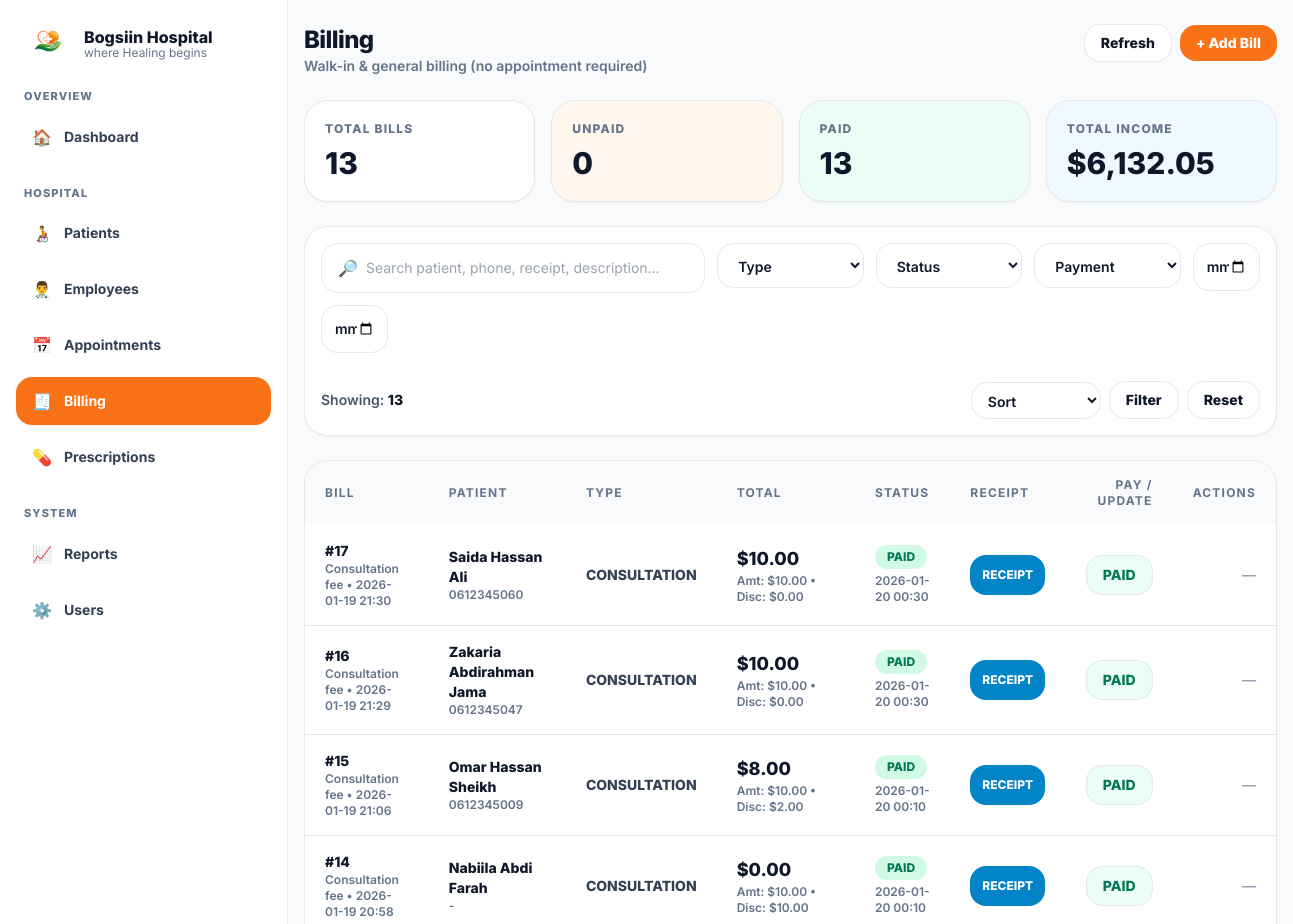
Page /billing/view.php (signed in, upper part) on the earlier database version.
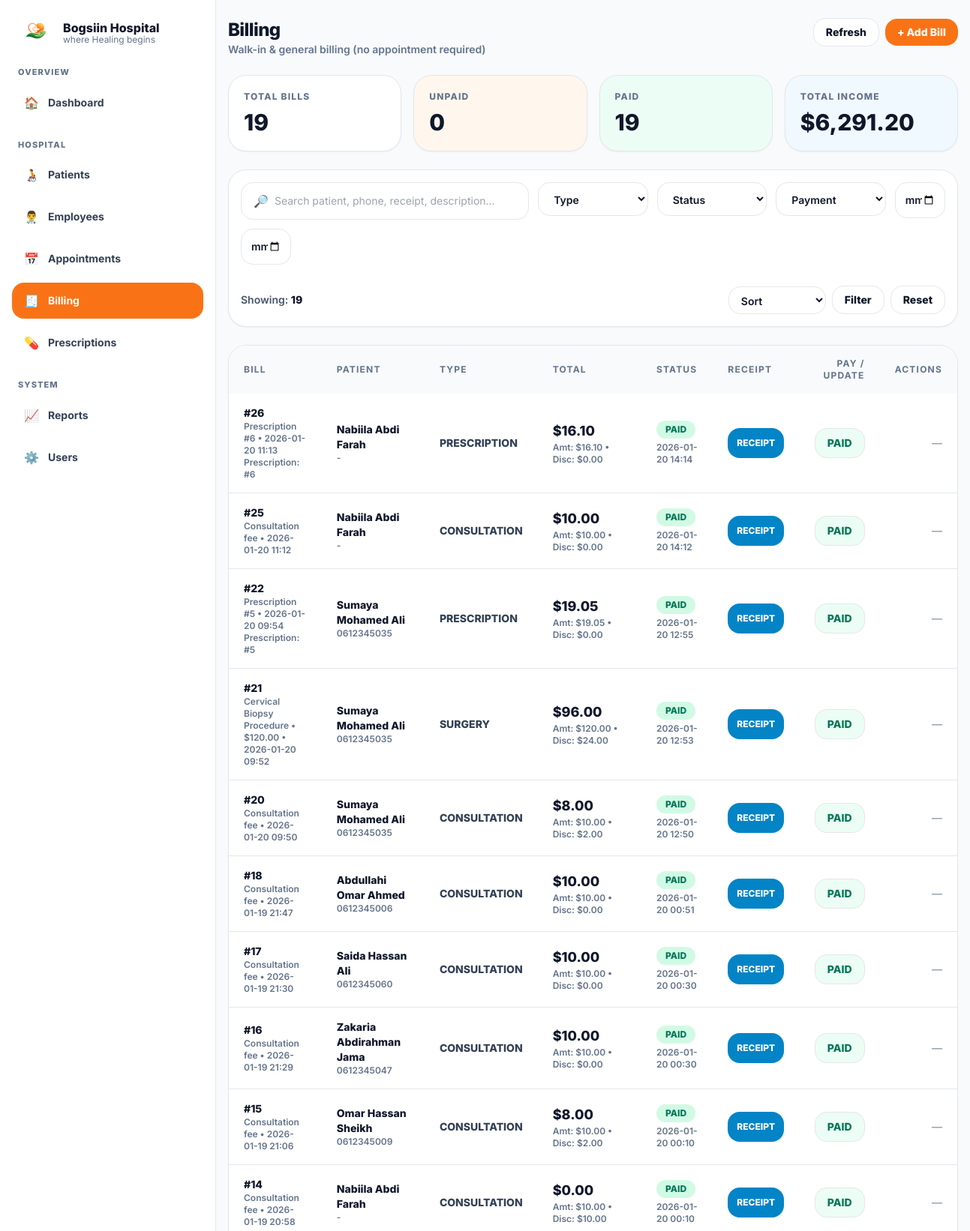
Same page on the later database version.
### tables this page shows
CREATE TABLE `bills` (
  `id` int(11) NOT NULL,
  `appointment_id` int(11) DEFAULT NULL,
  `patient_id` int(11) NOT NULL,
  `employee_id` int(11) DEFAULT NULL,
  `prescription_id` int(11) DEFAULT NULL,
  `bill_type` enum('CONSULTATION','PRESCRIPTION','SURGERY','OTHER') NOT NULL DEFAULT 'OTHER',
  `description` varchar(255) DEFAULT NULL,
  `amount` decimal(10,2) NOT NULL DEFAULT 0.00,
  `discount` decimal(10,2) NOT NULL DEFAULT 0.00,
  `total` decimal(10,2) NOT NULL DEFAULT 0.00,
  `status` enum('UNPAID','PAID') NOT NULL DEFAULT 'UNPAID',
  `payment_method` enum('CASH','EVCPLUS','CARD','BANK') DEFAULT NULL,
  `receipt_no` varchar(40) DEFAULT NULL,
  `paid_at` datetime DEFAULT NULL,
  `created_at` timestamp NOT NULL DEFAULT current_timestamp()
);

CREATE TABLE `patients` (
  `id` int(11) NOT NULL,
  `patient_code` varchar(30) DEFAULT NULL,
  `full_name` varchar(120) NOT NULL,
  `gender` enum('Male','Female') NOT NULL,
  `date_of_birth` date DEFAULT NULL,
  `phone` varchar(30) DEFAULT NULL,
  `address` text DEFAULT NULL,
  `emergency_contact_name` varchar(120) DEFAULT NULL,
  `emergency_contact_phone` varchar(30) DEFAULT NULL,
  `created_at` timestamp NOT NULL DEFAULT current_timestamp()
);

### billing/view.php (the view, shortened to what the changed rows need)
<?php
require_once __DIR__ . "/../includes/db.php";
function h($s){ return htmlspecialchars((string)$s, ENT_QUOTES, 'UTF-8'); }
$focusBillId = null;
$sort = trim($_GET["sort"] ?? "");
$where = [];
$params = [];
$whereSql = $where ? ("WHERE ".implode(" AND ", $where)) : "";
$allowedSort = [
  'id_asc' => 'b.id ASC',
  'id_desc' => 'b.id DESC',
  'patient_asc' => 'p.full_name ASC',
  'patient_desc' => 'p.full_name DESC',
  'created_asc' => 'b.created_at ASC',
  'created_desc' => 'b.created_at DESC',
];
$orderBy = $allowedSort[$sort] ?? 'b.created_at DESC';
$totalBills = (int)$pdo->query("SELECT COUNT(*) FROM bills")->fetchColumn();
$paidBills = (int)$pdo->query("SELECT COUNT(*) FROM bills WHERE status='PAID'")->fetchColumn();
$incomeTotal = (float)$pdo->query("SELECT COALESCE(SUM(total),0) FROM bills WHERE status='PAID'")->fetchColumn();
$sql = "
  SELECT
    b.*,
    p.full_name AS patient_name, p.phone AS patient_phone,
    e.full_name AS employee_name, e.job_title
  FROM bills b
  JOIN patients p ON p.id=b.patient_id
  LEFT JOIN employees e ON e.id=b.employee_id
  $whereSql
  ORDER BY " . $orderBy . "
  LIMIT 300
";
$stmt = $pdo->prepare($sql);
$stmt->execute($params);
$rows = $stmt->fetchAll(PDO::FETCH_ASSOC) ?: [];
include_once __DIR__ . "/../includes/header.php";
?>
 <div class="min-h-screen bg-slate-50 md:pl-72">
<div class="md:flex min-h-screen">
  <div class="flex-1">
    <div class="mx-auto max-w-6xl px-4 py-6">
      <section class="mt-6 grid gap-4 md:grid-cols-4">
        <div class="rounded-3xl border bg-white p-5 shadow-sm">
          <div class="text-xs font-extrabold tracking-widest text-slate-500">TOTAL BILLS</div>
          <div class="mt-2 text-3xl font-extrabold"><?php echo $totalBills; ?></div>
        </div>
        <div class="rounded-3xl border bg-emerald-50 p-5 shadow-sm">
          <div class="text-xs font-extrabold tracking-widest text-slate-500">PAID</div>
          <div class="mt-2 text-3xl font-extrabold"><?php echo $paidBills; ?></div>
        </div>
        <div class="rounded-3xl border bg-sky-50 p-5 shadow-sm">
          <div class="text-xs font-extrabold tracking-widest text-slate-500">TOTAL INCOME</div>
          <div class="mt-2 text-3xl font-extrabold">$<?php echo number_format($incomeTotal, 2); ?></div>
        </div>
      </section>
      <section class="mt-6 rounded-3xl border bg-white p-4 shadow-sm">
        <form class="grid gap-3 lg:grid-cols-12" method="GET">
          <div class="lg:col-span-12 flex items-center justify-between pt-1 text-sm">
            <div class="font-semibold text-slate-600">Showing:
              <span class="font-extrabold text-slate-900"><?php echo count($rows); ?></span>
            </div>
          </div>
        </form>
      </section>
      <section class="mt-6 rounded-3xl border bg-white shadow-sm overflow-hidden">
        <div class="overflow-x-auto">
          <table class="w-full text-left text-sm">
           <thead class="bg-slate-50 text-xs font-extrabold tracking-widest text-slate-500">
  <tr>
    <th class="px-5 py-4">BILL</th>
    <th class="px-5 py-4">PATIENT</th>
    <th class="px-5 py-4">TYPE</th>
    <th class="px-5 py-4">TOTAL</th>
    <th class="px-5 py-4">STATUS</th>
    <th class="px-5 py-4">RECEIPT</th>
    <th class="px-5 py-4 text-right">PAY / UPDATE</th>
    <th class="px-5 py-4 text-right">ACTIONS</th>
  </tr>
</thead>
            <tbody class="divide-y">
              <?php if (!$rows): ?>
                <tr><td colspan="7" class="px-5 py-10 text-center text-slate-500 font-semibold">No bills found.</td></tr>
              <?php else: ?>
                <?php foreach ($rows as $r): ?>
                  <?php
                    $badge = ($r["status"] === "PAID") ? "bg-emerald-100 text-emerald-700" : "bg-orange-100 text-orange-700";
                    $receipt = $r["receipt_no"] ?? "";
                    $isPaid = (($r["status"] ?? "") === "PAID");
                  ?>
                  <tr class="hover:bg-slate-50/60 <?php echo ($focusBillId && (int)$r["id"]===$focusBillId) ? "bg-amber-50/60" : ""; ?>">
                    <td class="px-5 py-4">
                      <div class="font-extrabold text-slate-900">#<?php echo (int)$r["id"]; ?></div>
                      <div class="text-xs font-semibold text-slate-500">
                        <?php echo h($r["description"] ?? "—"); ?>
                        • <?php echo h(date("Y-m-d H:i", strtotime($r["created_at"]))); ?>
                      </div>
                      <?php if (!empty($r["prescription_id"])): ?>
                        <div class="text-xs font-semibold text-slate-500">Prescription: #<?php echo (int)$r["prescription_id"]; ?></div>
                      <?php endif; ?>
                    </td>
                    <td class="px-5 py-4">
                      <div class="font-extrabold text-slate-900"><?php echo h($r["patient_name"]); ?></div>
                      <div class="text-xs font-semibold text-slate-500"><?php echo h($r["patient_phone"] ?? "-"); ?></div>
                    </td>
                    <td class="px-5 py-4 font-extrabold text-slate-700"><?php echo h($r["bill_type"]); ?></td>
                    <td class="px-5 py-4">
                      <div class="text-lg font-extrabold text-slate-900">$<?php echo number_format((float)$r["total"], 2); ?></div>
                      <div class="text-xs font-semibold text-slate-500">
                        Amt: $<?php echo number_format((float)$r["amount"], 2); ?>
                        • Disc: $<?php echo number_format((float)$r["discount"], 2); ?>
                      </div>
                    </td>
                    <td class="px-5 py-4">
                      <span class="inline-flex rounded-full px-3 py-1 text-xs font-extrabold <?php echo $badge; ?>">
                        <?php echo h($r["status"]); ?>
                      </span>
                      <?php if (!empty($r["paid_at"])): ?>
                        <div class="mt-1 text-xs font-semibold text-slate-500">
                          <?php echo h(date("Y-m-d H:i", strtotime($r["paid_at"]))); ?>
                        </div>
                      <?php endif; ?>
                    </td>
                   <td class="px-5 py-4">
  <?php if ($isPaid && $receipt): ?>
    <a href="/hospital/billing/receipt.php?id=<?php echo (int)$r["id"]; ?>" target="_blank"
       class="grid h-10 place-items-center rounded-2xl bg-sky-600 px-3 text-xs font-extrabold text-white hover:bg-sky-700">
      RECEIPT
    </a>
  <?php else: ?>
    <span class="text-sm font-semibold text-slate-400">—</span>
  <?php endif; ?>
</td>
                    <td class="px-5 py-4">
                      <div class="flex justify-end gap-2">
                        <?php if ($isPaid): ?>
                          <span class="inline-flex h-10 items-center rounded-2xl border bg-emerald-50 px-4 py-2 text-sm font-extrabold text-emerald-700">PAID</span>
                        <?php endif; ?>
                      </div>
                    </td>
                    <td class="px-5 py-4 text-right">
  <?php if (!$isPaid): ?>
    <div class="flex justify-end gap-2">
     <button type="button"
  class="open-edit grid h-10 w-10 place-items-center rounded-2xl border bg-white hover:bg-slate-50 cursor-pointer"
  title="Edit bill"
  data-id="<?php echo (int)$r['id']; ?>"
  data-type="<?php echo h($r['bill_type'] ?? ''); ?>"
  data-description="<?php echo h($r['description']); ?>"
  data-amount="<?php echo h((float)$r['amount']); ?>"
  data-discount="<?php echo h((float)$r['discount']); ?>">
  ✏️
</button>
      <form method="POST" class="inline" onsubmit="return confirm('Are you sure you want to delete this bill?');">
        <input type="hidden" name="action" value="delete_bill">
        <input type="hidden" name="id" value="<?php echo (int)$r['id']; ?>">
        <button type="submit" name="submit_delete"
          class="grid h-10 w-10 place-items-center rounded-2xl border border-rose-200 bg-rose-50 hover:bg-rose-100">
          🗑️
        </button>
      </form>
    </div>
  <?php else: ?>
    <span class="text-sm font-semibold text-slate-400">—</span>
  <?php endif; ?>
</td>
                  </tr>
                <?php endforeach; ?>
              <?php endif; ?>
            </tbody>
          </table>
        </div>
      </section>
    </div>
  </div>
</div>

Differences in the rows shown:
added bills: id "26", description "Prescription #6", created_at "2026-01-20 11:13", prescription "6", patient.full_name "Nabiila Abdi Farah", patient.phone "-", bill_type "PRESCRIPTION", total "16.10", amount "16.10", discount "0.00", status "PAID", paid_at "2026-01-20 14:14"
added bills: id "25", description "Consultation fee", created_at "2026-01-20 11:12", patient.full_name "Nabiila Abdi Farah", patient.phone "-", bill_type "CONSULTATION", total "10.00", amount "10.00", discount "0.00", status "PAID", paid_at "2026-01-20 14:12"
added bills: id "22", description "Prescription #5", created_at "2026-01-20 09:54", prescription "5", patient.full_name "Sumaya Mohamed Ali", patient.phone "0612345035", bill_type "PRESCRIPTION", total "19.05", amount "19.05", discount "0.00", status "PAID", paid_at "2026-01-20 12:55"
added bills: id "21", description "Cervical Biopsy Procedure • $120.00", created_at "2026-01-20 09:52", patient.full_name "Sumaya Mohamed Ali", patient.phone "0612345035", bill_type "SURGERY", total "96.00", amount "120.00", discount "24.00", status "PAID", paid_at "2026-01-20 12:53"
added bills: id "20", description "Consultation fee", created_at "2026-01-20 09:50", patient.full_name "Sumaya Mohamed Ali", patient.phone "0612345035", bill_type "CONSULTATION", total "8.00", amount "10.00", discount "2.00", status "PAID", paid_at "2026-01-20 12:50"
added bills: id "18", description "Consultation fee", created_at "2026-01-19 21:47", patient.full_name "Abdullahi Omar Ahmed", patient.phone "0612345006", bill_type "CONSULTATION", total "10.00", amount "10.00", discount "0.00", status "PAID", paid_at "2026-01-20 00:51"
Other differences:
$totalBills: "13" → "19"
$paidBills: "13" → "19"
$incomeTotal: "6,132.05" → "6,291.20"
count($rows): "13" → "19"
